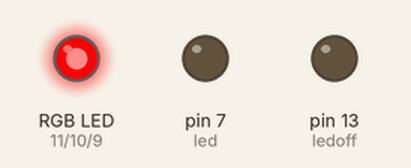
A sketch run on a simulated Arduino Uno, built with avr-gcc and run on an emulated ATmega328P. Shown: an RGB LED mixed from three pins (HIGH = lit), output pins drawn as LEDs (lit = HIGH). Dim RGB values are drawn brighter than linear.

Above: at 0.05 s.
At 2.0 s:
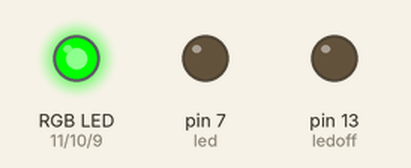
At 3.0 s:
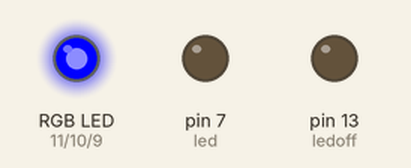
At 4.0 s:
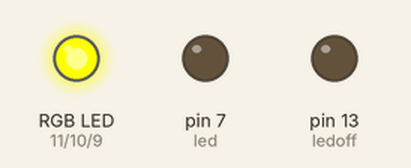
At 6.0 s:
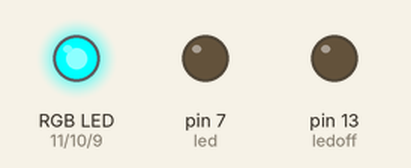
At 8.0 s:
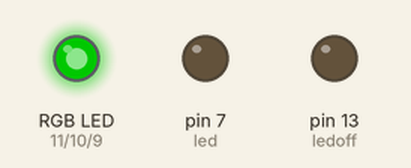
Timing chart, 0 to 10.4 s (numbered marks = the images above):
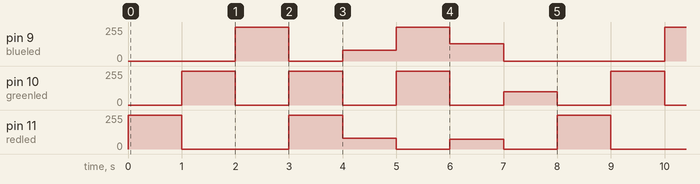

The sketch:

myBlink-RGB.ino
```cpp
int led = 7;
int ledoff = 13;
int redled = 11;
int greenled = 10;
int blueled = 9;

// the setup function runs once when you press reset or power the board
void setup() {
  // initialize digital pin LED_BUILTIN as an output.
  pinMode(led, OUTPUT);
  pinMode(ledoff, OUTPUT);
  pinMode(redled, OUTPUT);
  pinMode(greenled, OUTPUT);
  pinMode(blueled, OUTPUT);
}

// the loop function runs over and over again forever
void loop() {
  digitalWrite(ledoff,LOW);  // LED 13 off
 /* digitalWrite(led, HIGH);   // turn the LED on (HIGH is the voltage level)
  delay(214);                       // wait for a second
  digitalWrite(led, LOW);    // turn the LED off by making the voltage LOW
  delay(214);                       // wait for a second
  */
  setColor(255, 0, 0);  // red
  delay(1000);
  setColor(0, 255, 0);  // green
  delay(1000);
  setColor(0, 0, 255);  // blue
  delay(1000);
  setColor(255, 255, 0);  // yellow
  delay(1000);
  setColor(80, 0, 80);  // purple
  delay(1000);
  setColor(0, 255, 255);  // aqua
  delay(1000);
  setColor(0x4B, 0x0, 0x82);  // indigo
  delay(1000);
  setColor(0x00,0x64,0x00); //blau
  delay(1000);
}

void setColor(int red, int green, int blue)
{
  analogWrite(redled, red);
  analogWrite(greenled, green);
  analogWrite(blueled, blue);
}
```

Measured:
- by itself, pin 9 (blueled): repeats every 8.0 s: 0/255 1.0 s, 80/255 1.0 s, 255/255 1.0 s, 130/255 1.0 s, 0/255 3.0 s, 255/255 1.0 s
- by itself, pin 10 (greenled): repeats every 8.0 s: 2 × (0/255 1.0 s, 255/255 1.0 s), 0/255 1.0 s, 100/255 1.0 s, 0/255 1.0 s, 255/255 1.0 s
- by itself, pin 11 (redled): repeats every 8.0 s: 0/255 2.0 s, 255/255 1.0 s, 80/255 1.0 s, 0/255 1.0 s, 75/255 1.0 s, 0/255 1.0 s, 255/255 1.0 s
